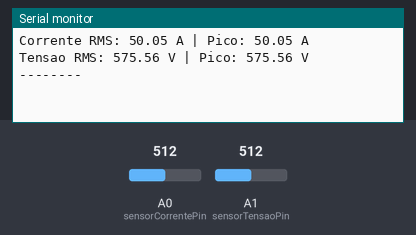
This sketch was run on a simulated Arduino Uno, built with avr-gcc and run on an emulated ATmega328P. Parts: the last lines printed to the serial monitor. The inputs (shaded band) are chosen by the test bench; at power-on: A0 (sensorCorrentePin) = 512, A1 (sensorTensaoPin) = 512.

Above: at 1.8 s.
1.9 s: A0 (sensorCorrentePin) set to 716
At 2.13 s:
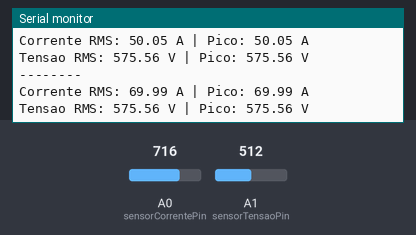
3.4 s: A1 (sensorTensaoPin) set to 716
At 4.7 s:
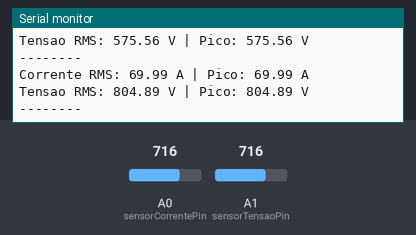
4.9 s: A0 (sensorCorrentePin) set to 900
At 5.6 s:
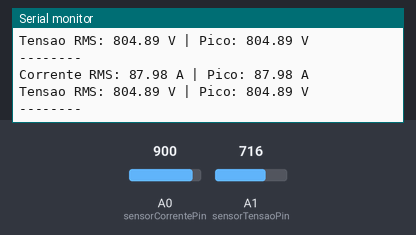
6.4 s: A1 (sensorTensaoPin) set to 900
At 7.9 s:
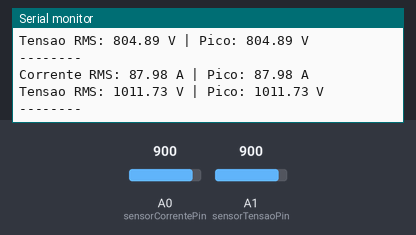
Timing chart, 0 to 8.9 s (numbered marks = the images above; inputs shaded):
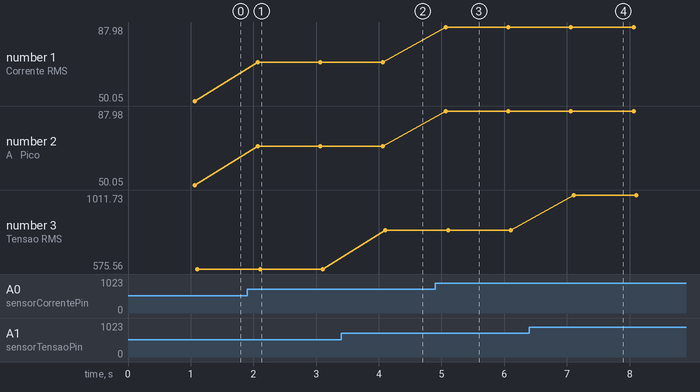

Measured:
- after the input at 1.9 s, the serial monitor: prints a new line after 0.17 s (image 1)
- after the input at 3.4 s, the serial monitor: prints a new line after 0.71 s (image 2)
- after the input at 4.9 s, the serial monitor: prints a new line after 0.17 s (image 3)
- after the input at 6.4 s, the serial monitor: prints a new line after 0.71 s (image 4)
- plotted number 1: 50.05 → 69.99 after the input at 1.9 s, 69.99 → 87.98 after the input at 4.9 s
- plotted number 2: 50.05 → 69.99 after the input at 1.9 s, 69.99 → 87.98 after the input at 4.9 s
- plotted number 3: 575.56 → 804.89 after the input at 3.4 s, 804.89 → 1011.73 after the input at 6.4 s

The sketch:

energia.ino
```cpp
const int sensorCorrentePin = A0; // pino analógico para corrente
const int sensorTensaoPin = A1;   // pino analógico para tensão

const int numAmostras = 50;       // número de amostras por ciclo
unsigned long tempoAnterior = 0;
const unsigned long intervaloLeitura = 1000; // intervalo entre ciclos (ms)

void setup() {
  Serial.begin(9600);
}

void loop() {
  unsigned long agora = millis();
  if (agora - tempoAnterior >= intervaloLeitura) {
    tempoAnterior = agora;

    float somaCorrenteQuadrado = 0.0;
    float somaTensaoQuadrado = 0.0;
    float picoCorrente = 0.0;
    float picoTensao = 0.0;

    // Amostragem simulada
    for (int i = 0; i < numAmostras; i++) {
      int leituraCorrente = analogRead(sensorCorrentePin);
      int leituraTensao   = analogRead(sensorTensaoPin);

      // Converte para tensão (0-5V)
      float correnteVolts = leituraCorrente * (5.0 / 1023.0);
      float tensaoVolts   = leituraTensao   * (5.0 / 1023.0);

      // Simula grandezas reais
      float corrente = correnteVolts * 20.0; // até 20A
      float tensao   = tensaoVolts   * 230.0; // até 230V

      somaCorrenteQuadrado += corrente * corrente;
      somaTensaoQuadrado   += tensao * tensao;

      if (corrente > picoCorrente) picoCorrente = corrente;
      if (tensao > picoTensao)     picoTensao = tensao;

      delay(1); // pequeno atraso para espaçar as amostras
    }

    // Cálculo RMS
    float correnteRMS = sqrt(somaCorrenteQuadrado / numAmostras);
    float tensaoRMS   = sqrt(somaTensaoQuadrado / numAmostras);

    // Exibe no formato: <Corrente RMS, Pico> , <Tensão RMS, Pico>
    Serial.print("Corrente RMS: ");
    Serial.print(correnteRMS);
    Serial.print(" A | Pico: ");
    Serial.print(picoCorrente);
    Serial.println(" A");

    Serial.print("Tensao RMS: ");
    Serial.print(tensaoRMS);
    Serial.print(" V | Pico: ");
    Serial.print(picoTensao);
    Serial.println(" V");

    Serial.println("--------");
  }
}
```
